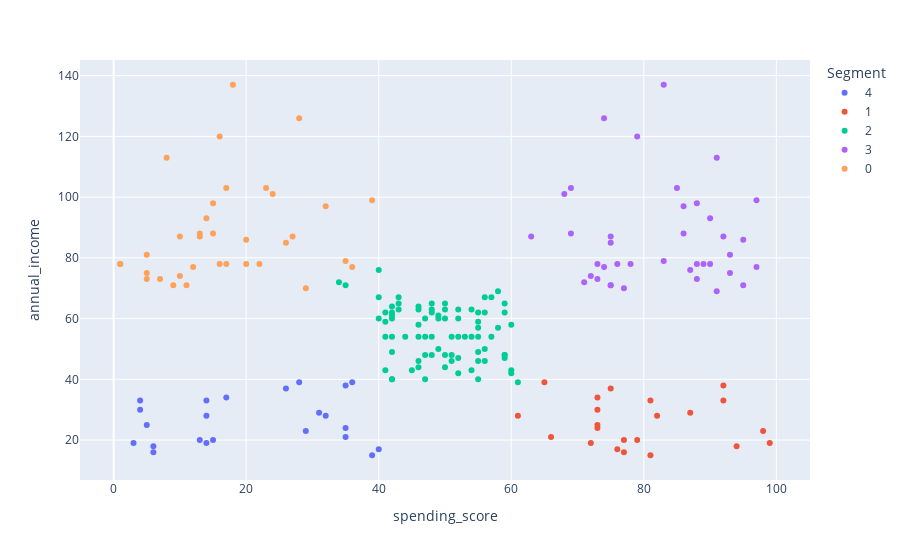

The code cell stored with this chart in its notebook:
### Code cell
df_2['Segment'] = df_2['Segment'].astype(str)

figura = px.scatter(df_2,x='spending_score',y='annual_income',color='Segment')
figura.show()

### Figure 1 — Plotly figure (JSON) as saved in the notebook; plotly's stock layout.template omitted (floating-point values rounded to 4 significant figures)
{"data": [{"hovertemplate": "Segment=4<br>spending_score=%{x}<br>annual_income=%{y}<extra></extra>", "legendgroup": "4", "marker": {"color": "#636efa", "symbol": "circle"}, "mode": "markers", "name": "4", "orientation": "v", "showlegend": true, "type": "scatter", "x": [39, 6, 40, 6, 3, 14, 15, 13, 35, 29, 35, 5, 14, 32, 31, 4, 4, 14, 17, 26, 35, 36, 28], "xaxis": "x", "y": [15, 16, 17, 18, 19, 19, 20, 20, 21, 23, 24, 25, 28, 28, 29, 30, 33, 33, 34, 37, 38, 39, 39], "yaxis": "y"}, {"hovertemplate": "Segment=1<br>spending_score=%{x}<br>annual_income=%{y}<extra></extra>", "legendgroup": "1", "marker": {"color": "#EF553B", "symbol": "circle"}, "mode": "markers", "name": "1", "orientation": "v", "showlegend": true, "type": "scatter", "x": [81, 77, 76, 94, 72, 99, 77, 79, 66, 98, 73, 73, 82, 61, 87, 73, 92, 81, 73, 75, 92, 65], "xaxis": "x", "y": [15, 16, 17, 18, 19, 19, 20, 20, 21, 23, 24, 25, 28, 28, 29, 30, 33, 33, 34, 37, 38, 39], "yaxis": "y"}, {"hovertemplate": "Segment=2<br>spending_score=%{x}<br>annual_income=%{y}<extra></extra>", "legendgroup": "2", "marker": {"color": "#00cc96", "symbol": "circle"}, "mode": "markers", "name": "2", "orientation": "v", "showlegend": true, "type": "scatter", "x": [61, 55, 47, 42, 42, 52, 60, 54, 60, 45, 41, 50, 46, 51, 46, 56, 55, 52, 59, 51, 59, 50, 48, 59, 47, 55, 42, 49, 56, 47, 54, 53, 48, 52, 42, 51, 55, 41, 44, 57, 46, 58, 55, 60, 46, 55, 41, 49, 40, 42, 52, 47, 50, 42, 49, 41, 48, 59, 55, 56, 42, 50, 46, 43, 48, 52, 54, 42, 46, 48, 50, 43, 59, 43, 57, 56, 40, 58, 35, 34, 40], "xaxis": "x", "y": [39, 40, 40, 40, 40, 42, 42, 43, 43, 43, 43, 44, 44, 46, 46, 46, 46, 47, 47, 48, 48, 48, 48, 48, 48, 49, 49, 50, 50, 54, 54, 54, 54, 54, 54, 54, 54, 54, 54, 54, 54, 57, 57, 58, 58, 59, 59, 60, 60, 60, 60, 60, 60, 61, 61, 62, 62, 62, 62, 62, 62, 63, 63, 63, 63, 63, 63, 64, 64, 65, 65, 65, 65, 67, 67, 67, 67, 69, 71, 72, 76], "yaxis": "y"}, {"hovertemplate": "Segment=3<br>spending_score=%{x}<br>annual_income=%{y}<extra></extra>", "legendgroup": "3", "marker": {"color": "#ab63fa", "symbol": "circle"}, "mode": "markers", "name": "3", "orientation": "v", "showlegend": true, "type": "scatter", "x": [91, 77, 95, 75, 75, 71, 88, 73, 72, 93, 87, 97, 74, 90, 88, 76, 89, 78, 73, 83, 93, 75, 95, 63, 75, 92, 86, 69, 90, 86, 88, 97, 68, 85, 69, 91, 79, 74, 83], "xaxis": "x", "y": [69, 70, 71, 71, 71, 72, 73, 73, 74, 75, 76, 77, 77, 78, 78, 78, 78, 78, 78, 79, 81, 85, 86, 87, 87, 87, 88, 88, 93, 97, 98, 99, 101, 103, 103, 113, 120, 126, 137], "yaxis": "y"}, {"hovertemplate": "Segment=0<br>spending_score=%{x}<br>annual_income=%{y}<extra></extra>", "legendgroup": "0", "marker": {"color": "#FFA15A", "symbol": "circle"}, "mode": "markers", "name": "0", "orientation": "v", "showlegend": true, "type": "scatter", "x": [29, 11, 9, 5, 7, 10, 5, 12, 36, 22, 17, 20, 16, 1, 1, 35, 5, 26, 20, 27, 13, 10, 13, 15, 14, 32, 15, 39, 24, 17, 23, 8, 16, 28, 18], "xaxis": "x", "y": [70, 71, 71, 73, 73, 74, 75, 77, 77, 78, 78, 78, 78, 78, 78, 79, 81, 85, 86, 87, 87, 87, 88, 88, 93, 97, 98, 99, 101, 103, 103, 113, 120, 126, 137], "yaxis": "y"}], "layout": {"legend": {"title": {"text": "Segment"}, "tracegroupgap": 0}, "margin": {"t": 60}, "xaxis": {"anchor": "y", "domain": [0, 1], "title": {"text": "spending_score"}}, "yaxis": {"anchor": "x", "domain": [0, 1], "title": {"text": "annual_income"}}}}
